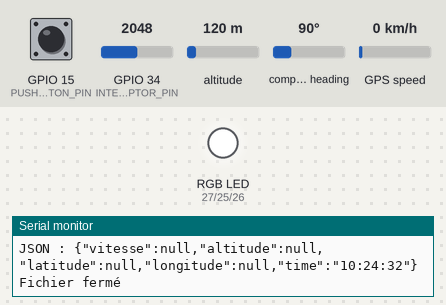
Recording of a sketch running on a simulated ESP32. On the bench: an RGB LED mixed from three pins (HIGH = lit), the last lines printed to the serial monitor. Inputs (shaded band) come from the test bench; at power-on: GPIO 15 (PUSHBUTTON_PIN) HIGH, GPIO 34 (INTERUPTOR_PIN) = 2048, altitude 120 m, compass heading 90°, GPS speed 0 km/h. Storage starts empty; the GPS gets a fix after 3 s at 37.7749, -122.4194 with 8 satellites. At 6.2 s the program puts the board to deep sleep or switches it off; the recording ends there.

Above: at 3.4 s.
3.5 s: GPIO 15 (PUSHBUTTON_PIN) pulled LOW for 3.2 s
At 3.69 s:
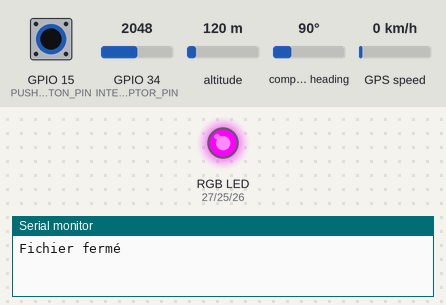
At 5.34 s:
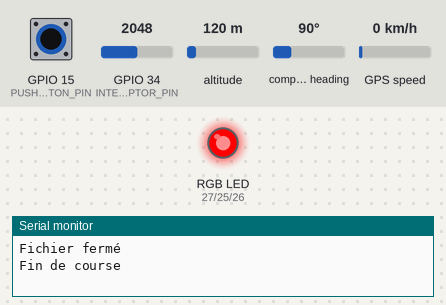
Timing chart, 0 to 6.2 s (numbered marks = the images above; inputs shaded):
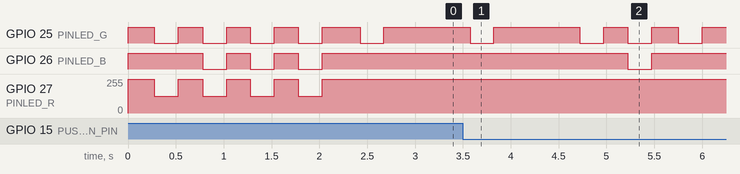

Measured:
- after the input at 3.5 s, GPIO 26 (PINLED_B): HIGH → LOW after 1.7 s, → HIGH 0.25 s later

The sketch:

SD_Datalogger_V7.ino
```cpp
//Bibliothèques
#include <ArduinoJson.h>     // Bibliothèque pour manipuler les objets JSON
#include <TinyGPS++.h>       // Bibliothèque pour interagir avec le module GPS
#include <HardwareSerial.h>  // Bibliothèque pour utiliser la liaison série matérielle
#include <FS.h>              // Bibliothèque pour manipuler le système de fichiers
#include <SD.h>              // Bibliothèque pour interagir avec la carte SD
#include <SPI.h>             // Bibliothèque pour la communication SPI
// Constante de mode
#define GPS_DATALOGGER true
//Constantes de pins
#define GPS_RX_PIN 16      // Broche de réception du signal GPS (RX2)
#define GPS_TX_PIN 17      // Broche de transmission du signal GPS (TX2)
#define INTERUPTOR_PIN 34  // Broche de l'interrupteur ON/OFF
#define PINLED_R 27        // Broche de la LED RGB rouge
#define PINLED_B 26        // Broche de la LED RGB bleue
#define PINLED_G 25        // Broche de la LED RGB verte
#define PUSHBUTTON_PIN 15  // Broche du bouton de fin de course

// Constantes de couleurs
// R , V , B
#define WHITE 128, 255, 255
#define RED 255, 0, 0
#define GREEN 0, 255, 0
#define BLUE 0, 0, 255
#define CYAN 0, 255, 255
#define MAGENTA 128, 0, 255
#define YELLOW 128, 255, 0

//Constantes de calcul
#define INTERVALLE_ACQUISITION 1000  // Intervalle entre chaque acquisition de données GPS (en millisecondes)
#define BAUD_RATE 9600               // Vitesse de communication du moniteur série
#define VOLTAGE_DIVIDER_FACTOR 2.2   // Facteur de multiplication de la tension pour retrouver la tension avant le pont diviseur
#define BATTERY_LOW_THRESHOLD 3.6    // Limite minimale de tension pour préserver la batterie
#define TEMPS_PRESSION 1000          // Temps de consideration d'une pression longe pour la fin de l'aquisiton des données (en milisecondes)

// Initialisation des bibliothèques
HardwareSerial gpsSerial(2);  // Initialisation de la liaison série matérielle pour le GPS
TinyGPSPlus gps;              // Création d'une instance de l'objet TinyGPSPlus pour interagir avec le GPS
// Création des documents JSON Dynamiques
DynamicJsonDocument gpsJsonDoc(512);   // Création d'un document JSON dynamique de taille 512 octets
DynamicJsonDocument dataJsonDoc(512);  // Création d'un document JSON dynamique de taille 512 octets
File dataFile;                         // Déclaration de la l'instance dataFile pour gérer les fichiers sur la carte SD  coté datalogger

// Variables globales
bool endRecord = false;  // Variable booléenne pour indiquer si l'enregistrement à été aretté
int fileNumber = 0;      // Numéro du fichier de données
String filename = "";
unsigned long tempsDebutPression = 0;  // Variable pour enregistrer le temps au début de la pression


// Prototypes
bool mode();
float readBattLevel();
void displayBat();
void createNewFile(const char *chemin);
int trouver_prochain_numero(const char *chemin);
void readGPSData();
void getGPSData();
void recording();
void stopRecording();
void buttonPressed();
void setColor(uint8_t redValue, uint8_t greenValue, uint8_t blueValue);
void ledBlink(uint8_t redValue, uint8_t greenValue, uint8_t blueValue);
void ledOff();
void listDir(fs::FS &fs, const char *dirname, uint8_t levels);
void cardType();


////////////////////////////////////////////// CLASSE DE TRAITEMENT DES DONNEES ///////////////////////////////////////////////

class GPSData {
public:
  ///////////////////////////////////// CALCULDE DU DENIVLE POSITIF /////////////////////////////////////////////////

  void calculatePositiveAltitudeChange(float altitudeGPS) {
    // Vérifier si l'altitude GPS est valide
    if (altitudeGPS > previousAltitude) {
      // Calculer la différence d'altitude positive et l'ajouter au dénivelé positif total
      positiveAltitudeChange += altitudeGPS - previousAltitude;
    }
    // Mettre à jour l'altitude précédente pour le prochain appel de fonction
    previousAltitude = altitudeGPS;
  }

  float getPositiveAltitudeChange() const {
    return positiveAltitudeChange;
  }


  ///////////////////////////////////// CALCUL DE LA DISTENCE TOTALE DE COURSE //////////////////////////////////////

  void calculateTotalDistance(float lat, float lon) {
    // Calculer la distance entre la position actuelle et la position précédente
    if (prevLat != 0 && prevLon != 0) {
      totalDistance += TinyGPSPlus::distanceBetween(prevLat, prevLon, lat, lon);
    }
    // Mettre à jour la position précédente
    prevLat = lat;
    prevLon = lon;
  }

  float getTotalDistance() const {
    return totalDistance;
  }

  ///////////////////////////////////// CALCUL DU TEMPS DE COURSE //////////////////////////////////////

  void startTimer() {
    startTime = millis();  // Record the start time
  }
  String getDuration() {
    unsigned long currentTime = millis();                            // Get the current time
    unsigned long totalTime = currentTime - startTime;               // Calculate the elapsed time since the start of the race
    unsigned long hours = totalTime / 3600000;                       // Calculate the number of hours
    unsigned long minutes = (totalTime % 3600000) / 60000;           // Calculate the number of minutes
    unsigned long seconds = ((totalTime % 3600000) % 60000) / 1000;  // Calculate the number of seconds

    // Format the total time in HH:MM:SS format
    char buffer[9];  // "HH:MM:SS\0"
    snprintf(buffer, sizeof(buffer), "%02d:%02d:%02d", hours, minutes, seconds);

    return String(buffer);
  }

  ///////////////////////////////////// CALCUL DE LA VITESSE MOYENNE DE LA COURSE //////////////////////////////////////

  void calculateAverageSpeed(float gpsSpeed) {
    // Add the GPS speed to the sum of speeds
    sumSpeeds += gpsSpeed;
    // Increment the number of measurements
    numberOfMeasurements++;
  }

  float getAverageSpeed() const {
    if (numberOfMeasurements > 0) {
      return sumSpeeds / numberOfMeasurements;
    } else {
      return 0.0;  // Return 0 if no measurements have been made yet
    }
  }

private:
  // Variables durée
  unsigned long startTime = 0;

  // Variables vitesse moyenne
  float sumSpeeds = 0.0;
  int numberOfMeasurements = 0;

  // Variables distence
  double prevLat = 0.0;        // Latitude précédente
  double prevLon = 0.0;        // Longitude précédente
  double totalDistance = 0.0;  // Distance totale parcourue

  // Variables de dénivlé positif
  float positiveAltitudeChange = 0.0;  // Dénivelé positif total
  float previousAltitude = 0.0;        // Altitude précédente
};

// Creating an instance of the GPSData class
GPSData gpsData;


///////////////////////////////////////////////////////// SETUP ////////////////////////////////////////////////////////////

void setup() {
  Serial.begin(BAUD_RATE);  // Initialisation de la communication série
  Serial.println("Moniteur Série : OK");


  // Initialisation des broches pour les LED RGB
  Serial.println("Init LED RGB...");
  pinMode(PINLED_R, OUTPUT);
  pinMode(PINLED_G, OUTPUT);
  pinMode(PINLED_B, OUTPUT);
  Serial.println("LED RGB : OK");
  ledOff();  // Éteindre les LED au démarrage

  // Initialisation de la carte SD
  Serial.println("Init SD...");
  if (!SD.begin()) {  // Vérification de la connexion de la carte SD
    while (true) {
      Serial.println("Card Mount Failed : Connect SD & Restart ESP32");
      ledBlink(RED);
    }
  }
  cardType();
  listDir(SD, "/", 0);  // Affichage du contenu du répertoire racine de la carte SD
  // Implémenter une fonctionnalité permettant d'empecher l'écriture d'un nouveau fichier si l'espace sur la SD nécessaire pour une future course n'est pas possible (de l'ordre de 200Ko)
  Serial.println("SD : OK");

  // Initialisation du module GPS
  Serial.println("Init GPS...");
  gpsSerial.begin(9600, SERIAL_8N1, GPS_RX_PIN, GPS_TX_PIN);
  Serial.println("GPS : OK");

  // Configuration de l'interrupeur au démarrage
  Serial.println("Init Interrupteur...");
  pinMode(INTERUPTOR_PIN, INPUT);
  Serial.println("Interrupteur : OK");

  // Configuration de l'interrupeur au démarrage
  Serial.println("Init Push button...");
  pinMode(PUSHBUTTON_PIN, INPUT_PULLUP);
  Serial.println("Push button : OK");

  // Initialisation des 2 modes
  if (mode() == true) {  // Initialiation du mode course
    Serial.println("Init mode Course:");
    createNewFile("");
  } else {
    Serial.println("Init mode BT:");
  }

  // Animation LED au démarrage
  Serial.println("Start");
  for (int i = 0; i < 3; i++) {
    ledBlink(WHITE);
  }
  gpsData.startTimer();
}

///////////////////////////////////////////////////////// LOOP ////////////////////////////////////////////////////////////

void loop() {
  displayBat();

  if (mode() == true) {
    recording();
  } else {
    ledBlink(BLUE);
    return;
  }
  delay(500);  // Attente de 500 millisecondes pour la lecture du moniteur série
}

///////////////////////////////////////////////////////// FONCTIONS ////////////////////////////////////////////////////////////

// Fonction appelée lors de l'appui sur le bouton poussoir
void buttonPressed() {
  endRecord = !endRecord;  // Inversion de l'état d'enregistrement
}

// Lecture du niveau de batterie
float readBattLevel() {
  int sensorValue = analogRead(INTERUPTOR_PIN);                           // Lecture de la tension analogique
  float voltage = (sensorValue * (3.3 / 4095) * VOLTAGE_DIVIDER_FACTOR);  // Conversion de la valeur analogique en tension
  return voltage;
}


void displayBat() {
  // Lecture de la tension de la batterie
  float voltage = readBattLevel();
  // Affichage de la tension de la batterie dans la console série
  Serial.print("Tension : ");
  Serial.println(voltage);
  if (voltage < BATTERY_LOW_THRESHOLD && mode() == true) {  // Si la tension de la batterie pendant la course est inférieure au seuil de préservation de la batterie
    stopRecording();
  }
}

// Fonction pour définir la couleur des LED RGB
void setColor(uint8_t redValue, uint8_t greenValue, uint8_t blueValue) {
  redValue = 255 - redValue;
  greenValue = 255 - greenValue;
  blueValue = 255 - blueValue;
  analogWrite(PINLED_R, redValue);
  analogWrite(PINLED_G, greenValue);
  analogWrite(PINLED_B, blueValue);
}

void ledBlink(uint8_t redValue, uint8_t greenValue, uint8_t blueValue) {
  setColor(redValue, greenValue, blueValue);
  delay(250);
  ledOff();
  delay(250);
}


// Fonction pour éteindre les LED RGB
void ledOff() {
  analogWrite(PINLED_R, 255);
  analogWrite(PINLED_G, 255);
  analogWrite(PINLED_B, 255);
}

bool mode() {
  float voltage = readBattLevel();  // Lecture de la tension de la batterie
  if (voltage > 0) {                // Si la batterie a de la tension
    Serial.println("Mode course");  // Affichage du mode dans la console série
    return true;
  } else {
    Serial.println("Mode BT");  // Affichage du mode dans la console série
    return false;
  }
}

// Fonction pour créer un nouveau fichier de données GPS

int trouver_prochain_numero(const char *chemin) {
  int numero = 1;
  char nom_fichier[50];
  // Tant que le fichier existe, on incrémente le numéro
  do {
    snprintf(nom_fichier, sizeof(nom_fichier), "%s/gps_data_%d.json", chemin, numero);
    if (!SD.exists(nom_fichier)) {
      break;
    }
    numero++;
  } while (true);
  return numero;
}

void createNewFile(const char *chemin) {
  if (!mode()) {  // Si le mode n'est pas "course", quitter la fonction
    return;
  }

  int fileNumber = trouver_prochain_numero(chemin);
  filename = String(chemin) + "/gps_data_" + String(fileNumber) + ".json";  // Nom du fichier
  Serial.print("Nom du fichier : ");
  Serial.println(filename);
  dataFile = SD.open(filename, FILE_WRITE);  // Ouverture du fichier en mode écriture
  if (!dataFile) {
    Serial.println("Erreur lors de l'ouverture du fichier a la création!");  // Erreur lors de l'ouverture du fichier
    ledBlink(MAGENTA);
    return;
  }

  // Écriture de la première partie du fichier JSON
  if (dataFile.println("[") == 0) {
    Serial.println("Erreur lors de l'écriture de '[' dans le fichier!");
    ledBlink(MAGENTA);
    dataFile.close();
    return;
  }

  Serial.println("Fichier créé avec succès!");
  ledBlink(YELLOW);
  dataFile.close();  // Fermeture du fichier après l'initialisation
}


void readGPSData() {
  if (gpsSerial.available() > 0) {
    while (gpsSerial.available() > 0) {
      gps.encode(gpsSerial.read());
    }
  }
}

void getGPSData() {
  if (gps.speed.isValid()) {
    gpsData.calculatePositiveAltitudeChange(gps.speed.kmph());
#ifdef GPS_DATALOGGER
    gpsJsonDoc["vitesse"] = gps.speed.kmph();
#endif
  } else {
#ifdef GPS_DATALOGGER
    gpsJsonDoc["vitesse"] = nullptr;
#endif
  }
  if (gps.altitude.isValid()) {
    gpsData.calculatePositiveAltitudeChange(gps.altitude.meters());
#ifdef GPS_DATALOGGER
    gpsJsonDoc["altitude"] = gps.altitude.meters();
#endif
  } else {
#ifdef GPS_DATALOGGER
    gpsJsonDoc["altitude"] = nullptr;
#endif
  }
  if (gps.location.isValid()) {
    gpsData.calculateTotalDistance(gps.location.lat(), gps.location.lng());
#ifdef GPS_DATALOGGER
    gpsJsonDoc["latitude"] = gps.location.lat();
    gpsJsonDoc["longitude"] = gps.location.lng();
#endif
  } else {
#ifdef GPS_DATALOGGER
    gpsJsonDoc["latitude"] = nullptr;
    gpsJsonDoc["longitude"] = nullptr;
#endif
  }
#ifdef GPS_DATALOGGER
  if (gps.time.isValid()) {
    char timeBuffer[20];  // Tampon pour stocker l'heure formatée
    snprintf(timeBuffer, sizeof(timeBuffer), "%02d:%02d:%02d", gps.time.hour(), gps.time.minute(), gps.time.second());
    gpsJsonDoc["time"] = timeBuffer;
  } else {
    gpsJsonDoc["time"] = nullptr;
  }
#endif
}


String getDate() {
  readGPSData();
  if (gps.date.isValid()) {
    char dateBuffer[20];  // Tampon pour stocker la date formatée
    snprintf(dateBuffer, sizeof(dateBuffer), "%04d-%02d-%02d", gps.date.year(), gps.date.month(), gps.date.day());
    return String(dateBuffer);  // Ajout du point-virgule à la fin de la ligne de retour
  }
}


void recording() {
  static unsigned long dernierTempsAcquisition = 0;
  static bool isFirstEntry = true;


  if (millis() - dernierTempsAcquisition >= INTERVALLE_ACQUISITION) {
    dernierTempsAcquisition = millis();
    readGPSData();
    getGPSData();

    String currentJsonString;
    serializeJson(gpsJsonDoc, currentJsonString);

    Serial.println("Enregistrement des données...");

    // Ouvrir le fichier en mode ajout
    File dataFile = SD.open(filename, FILE_APPEND);

    if (dataFile) {
      Serial.print("Fichier ouvert :");
      Serial.println(filename);

      // Ajouter la nouvelle entrée JSON
      dataFile.print(currentJsonString);
      dataFile.println(",");

      Serial.print("JSON : ");
      Serial.println(currentJsonString);
      // Fermer le fichier
      dataFile.close();
      Serial.println("Fichier fermé");
      ledBlink(GREEN);

      // Détection de la pression longue
      if (digitalRead(PUSHBUTTON_PIN) == LOW) {
        if (tempsDebutPression == 0) {
          tempsDebutPression = millis();
        }
        if (millis() - tempsDebutPression >= TEMPS_PRESSION) {
          Serial.println("Fin de course");
          ledBlink(CYAN);
          stopRecording();
          tempsDebutPression = 0;  // Réinitialiser le temps de début de pression pour éviter la répétition des actions
        }
      }
    } else {
      Serial.println("Erreur lors de l'ouverture du fichier pendant l'écriture!");  // Erreur lors de l'ouverture du fichier
      ledBlink(MAGENTA);
    }
  }
}


// Fonction pour arrêter l'enregistrement et enregistrer les données finales
void stopRecording() {
  File dataFile = SD.open(filename, FILE_APPEND);
  if (dataFile) {
    // Assigner les valeurs dans l'objet JSON
    dataJsonDoc["date"] = getDate();
    dataJsonDoc["duration"] = gpsData.getDuration();
    dataJsonDoc["average_speed"] = gpsData.getAverageSpeed();
    dataJsonDoc["denivle_positif"] = gpsData.getPositiveAltitudeChange();
    dataJsonDoc["total_distence"] = gpsData.getTotalDistance();

    // Sérialiser l'objet JSON
    String jsonDataString;
    serializeJson(dataJsonDoc, jsonDataString);

    // Écrire les données dans le fichier JSON
    dataFile.println(jsonDataString);
    dataFile.println("]");
    dataFile.close();
    ledBlink(GREEN);
    esp_deep_sleep_start();  // Mise en veille profonde de l'ESP32
  }
}

// Fonction pour lister les fichiers dans un répertoire
void listDir(fs::FS &fs, const char *dirname, uint8_t levels) {
  Serial.printf("Listing directory: %s\n", dirname);
  File root = fs.open(dirname);
  if (!root) {
    Serial.println("Failed to open directory");
    return;
  }
  if (!root.isDirectory()) {
    Serial.println("Not a directory");
    return;
  }
  File file = root.openNextFile();
  while (file) {
    if (file.isDirectory()) {
      Serial.print("  DIR : ");
      Serial.println(file.name());
      if (levels) {
        listDir(fs, file.path(), levels - 1);  // Récursivité pour les sous-répertoires
      }
    } else {
      Serial.print("  FILE: ");
      Serial.print(file.name());
      Serial.print("  SIZE: ");
      Serial.println(file.size());
    }
    file = root.openNextFile();
  }
}
void cardType() {
  // Vérification du type de carte SD
  uint8_t cardType = SD.cardType();
  if (cardType == CARD_NONE) {
    Serial.println("No SD card attached");
    return;
  }
  Serial.print("SD Card Type: ");
  if (cardType == CARD_MMC) {
    Serial.println("MMC");
  } else if (cardType == CARD_SD) {
    Serial.println("SDSC");
  } else if (cardType == CARD_SDHC) {
    Serial.println("SDHC");
  } else {
    Serial.println("UNKNOWN");
  }
}
```
